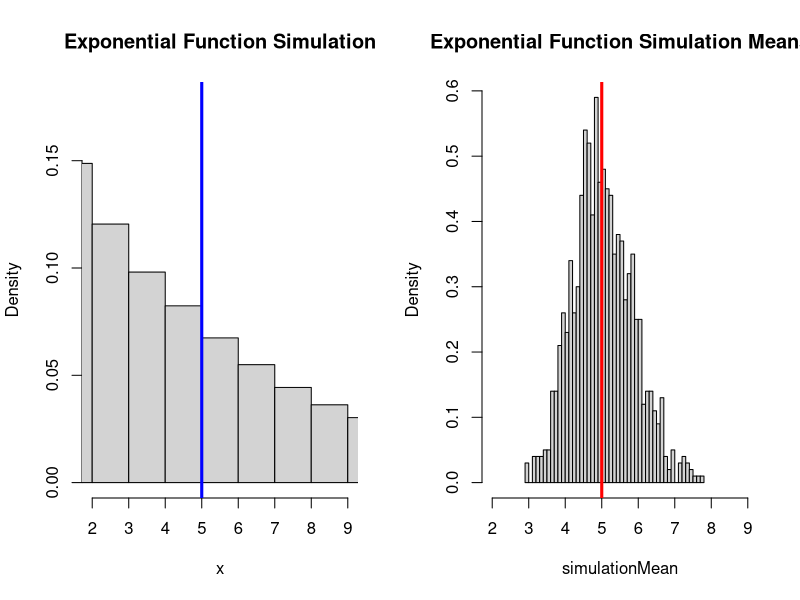
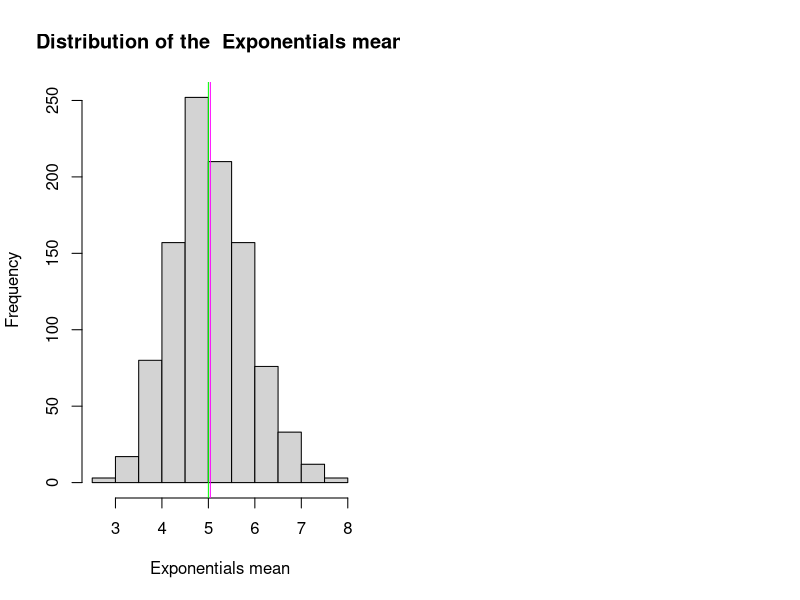
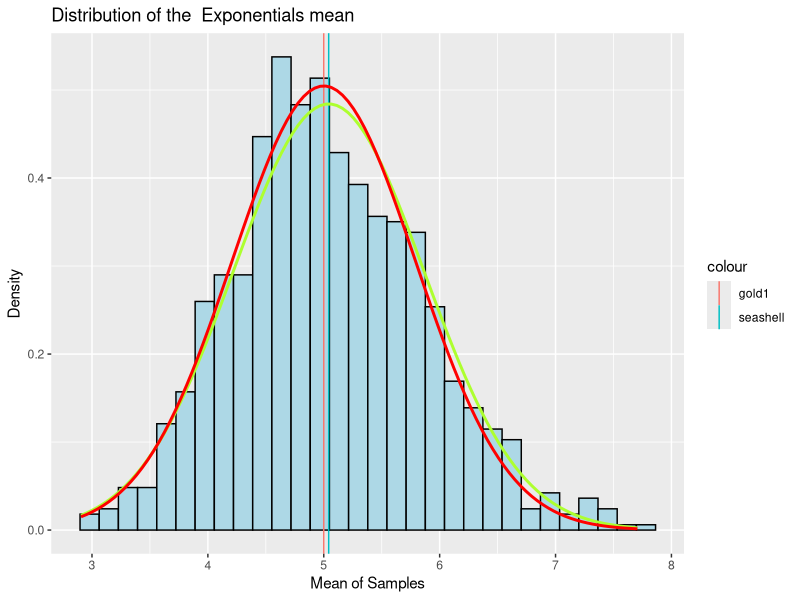
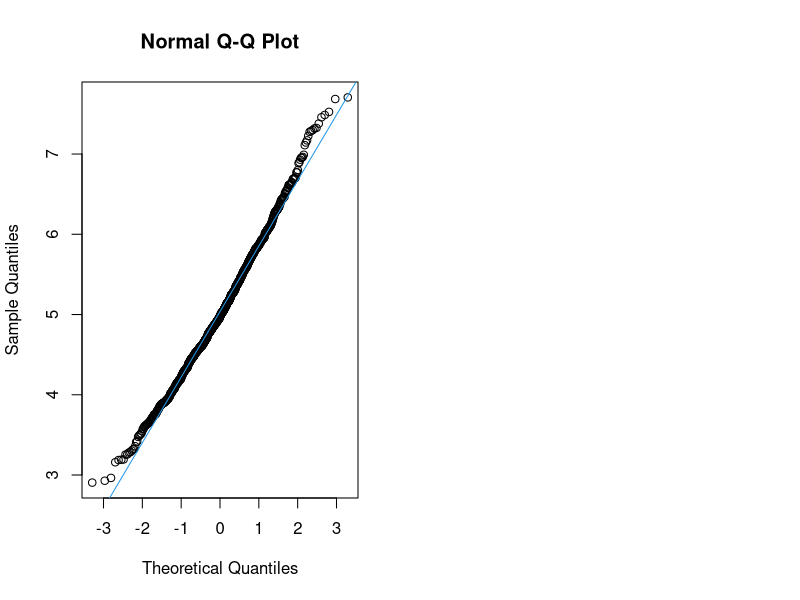

Recreate these plots in R, in order.
## ---- chunk 1
knitr::opts_chunk$set(echo = TRUE)
## ---- chunk 2
library(ggplot2)

## ---- chunk 3
numcases <- 1000              #how many samples to take?
lambda <- 0.2
ntimes <- 40
## ---- chunk 4
set.seed(1234)
## ---- chunk 5
i2 <- 1                     #initialize counters

for (i in 1:ntimes)               #repeat n times
{  sample <- 0 ;
  k <- 0                #start off with an empty set of counters
for (j in 1:i2)          #  inner loop 
{
  sample <- sample +matrix(rexp(ntimes * numcases, rate = lambda), numcases)
  k <- k+1  }
x <- sample/k
out <- c(k,mean(x),sd(x))
}
## ---- chunk 6
simulationMean <- rowMeans(x)

## ---- chunk 7
par(mfrow = c(1,2)) 
hist(x, prob = T, breaks = 40, xlim = c(2,9), main = paste( "Exponential Function Simulation" ))
abline(v = lambda^-1, col = "blue", lwd = 3) 

hist(simulationMean, prob = T,  breaks = 40, xlim = c(2,9), main = paste( "Exponential Function Simulation Means" ))
abline(v = lambda^-1, col = "red", lwd = 3) 

## ---- chunk 8
sample_mean <- mean(simulationMean)
sample_mean

theo_mean <- 1/lambda
theo_mean

hist(simulationMean, xlab = "Exponentials mean", main = "Distribution of the  Exponentials mean")
abline(v = sample_mean, col = "magenta")
abline(v = theo_mean, col = "green")

## ---- chunk 9
sample_var <- var(simulationMean)
sample_sd <- sd(simulationMean)
theo_var  <- (1 / lambda)^2 / (ntimes) 
theo_sd  <- 1/(lambda * sqrt(ntimes))

sample_var
sample_sd
theo_var
theo_sd

## ---- chunk 10
par(mfrow = c(1,2))
plotdata <- data.frame(simulationMean)
distplot <- ggplot(plotdata, aes(x = simulationMean))
distplot <- distplot + geom_histogram(aes(y = ..density..), colour = "black",
                        fill = "lightblue")
distplot <- distplot + labs(title = "Distribution of the  Exponentials mean", x = "Mean of Samples", y = "Density")
distplot <- distplot + geom_vline(aes(xintercept = sample_mean, colour = "seashell"))
distplot <- distplot + geom_vline(aes(xintercept = theo_mean, colour = "gold1" ))
distplot <- distplot + stat_function(fun = dnorm, args = list(mean = sample_mean, sd = sample_sd), color = "greenyellow", size = 1.0)
distplot <- distplot + stat_function(fun = dnorm, args = list(mean = theo_mean, sd = theo_sd), colour = "red", size = 1.0)
distplot

qqnorm(simulationMean)
qqline(simulationMean, col = 4)

## ---- chunk 11
sampleCI <- round(mean(simulationMean) + c(-1,1)*1.96*sample_sd/sqrt(ntimes),3)
sampleCI

## ---- chunk 12
theoCI <- theo_mean+ c(-1,1) * 1.96 * sqrt(theo_var)/sqrt(ntimes)
theoCI

